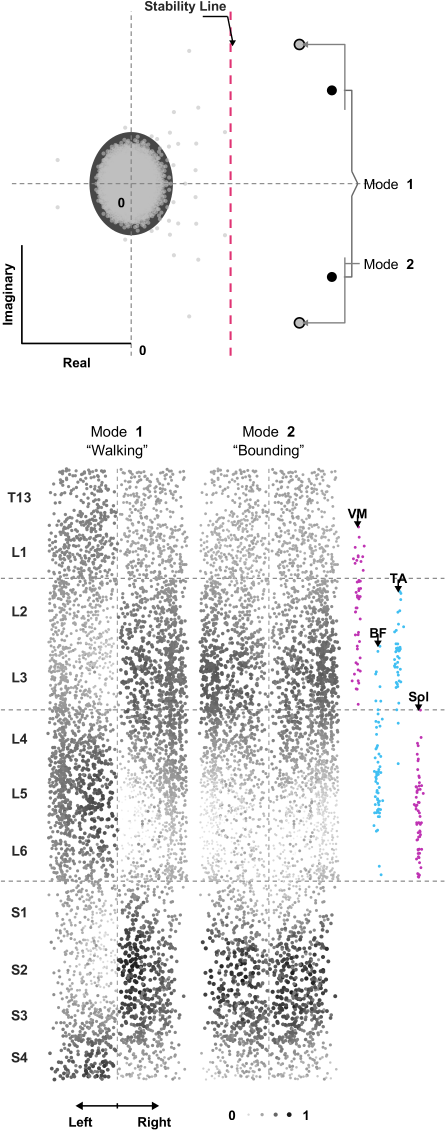
#> input picture komi_full_reproduction/figures/subpanels_fig3/fig3b_eigenspectrum_and_modes.png, 1336 x 3390 px (shown at 1/3 size)
$ python build_figure3_composite.py
#> lines starting #> are read from the running program, lines starting #| are printed output that depends on the picture
#!/usr/bin/env python3
"""
build_figure3_composite.py
Assembles Figure 3 of Komi et al. (Nature Communications, 2026):
  Panel B: Eigenspectrum in complex plane with stability line Re=1, Mode 1/2 markers,
           and longitudinal Mode 1 ("Walking") vs Mode 2 ("Bounding") spatial profiles
           with motoneuron pools VM, BF, TA, Sol beside Mode 2.
  Panel E: Spatiotemporal dynamics:
           - Segmental spatial-rate image across time (T13 to S4, min to max rate [a.u.])
           - VM, BF, TA, Sol EMG traces with alternating grey phase shading (Right)
           - Right L2 and Right L5 motor outputs
           - Left L2 motor output
           - 1s time scale bar
  Panel F: Polar representation of cycle phase relationships (iL2-iL5 black, iL2-cL2 cyan)
  Panel G: Restored neuronal phase distribution (polar histogram across rhythmic neurons, R = 400)
           Labeled: METHODS-BASED RECONSTRUCTION — EXACT PHASE SUBSET UNAVAILABLE
  Panel H: Low-dimensional rotational dynamics in PC1-PC3 space (author pipeline single-loop limit cycle)

Non-published custom panels (3A connectivity matrix, 3C global input, 3D activation function)
are excluded from this reproduction composite per published panel inventory.
Canvas layout matches published Figure 3 proportions (2400 x 1940 at 300 DPI).
"""

import os
import sys
from PIL import Image, ImageDraw, ImageFont

def build_composite():
    script_dir = os.path.dirname(os.path.abspath(__file__))
    root_dir = os.path.abspath(os.path.join(script_dir, '..'))
    sub_dir = os.path.join(root_dir, 'figures', 'subpanels_fig3')
    out_dir = os.path.join(root_dir, 'figures', 'main_figures')
    os.makedirs(out_dir, exist_ok=True)

    final_path = os.path.join(out_dir, 'Figure3.png')

    # Canvas dimensions: 2400 x 1940 at 300 DPI
    cw, ch = 2400, 1940
    canvas = Image.new('RGB', (cw, ch), (255, 255, 255))
#> canvas: PIL image 2400x1940 RGB; every value is 255
    draw = ImageDraw.Draw(canvas)

    # Fonts
    try:
        font_panel = ImageFont.truetype("arialbd.ttf", 52)
        font_sub = ImageFont.truetype("arialbd.ttf", 26)
        font_text = ImageFont.truetype("arial.ttf", 24)
    except Exception:
        font_panel = ImageFont.load_default()
        font_sub = font_panel
        font_text = font_panel

    def draw_panel_label(x, y, label):
        draw.text((x, y), label, fill=(0, 0, 0), font=font_panel)

    # =========================================================================
    # 1. Left column: Panel B (Eigenspectrum & Spatial Modes)
    # =========================================================================
    # Panel B spans the full left column: x: 50 to 790, y: 70 to 1890
    p3b_file = os.path.join(sub_dir, 'fig3b_eigenspectrum_and_modes.png')
    if os.path.exists(p3b_file):
        im3b = Image.open(p3b_file)
#> im3b is the input picture: PIL image 1336x3390 RGB; mean R, G, B 237.3, 237.1, 237.4
        w3b, h3b = 740, 1820
        im3b_resized = im3b.resize((w3b, h3b), Image.Resampling.LANCZOS)
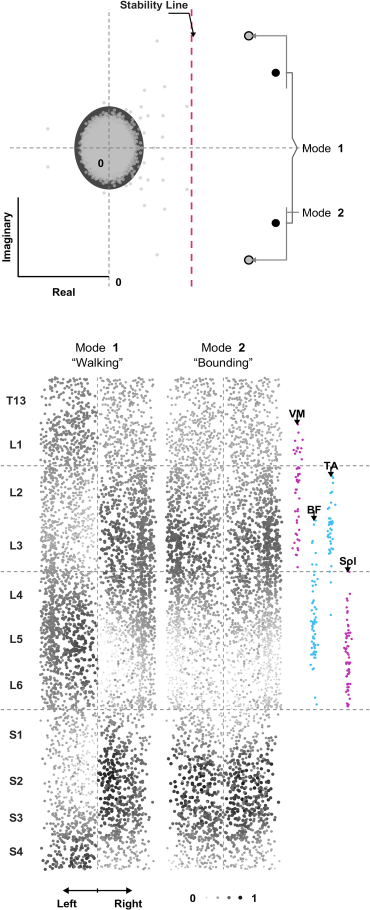
#> im3b_resized: PIL image 740x1820 RGB (shown at 1/2 size); mean R, G, B 237, 236.8, 237.1
        canvas.paste(im3b_resized, (50, 70))
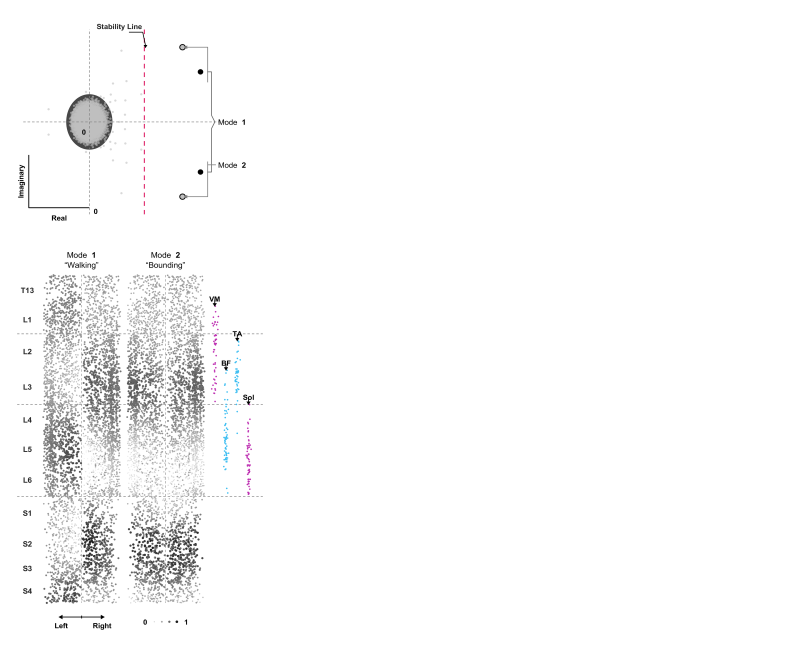
#> canvas: PIL image 2400x1940 RGB (shown at 1/3 size); mean R, G, B 249.8, 249.7, 249.8
        draw_panel_label(25, 30, "B")

    # =========================================================================
    # 2. Right side - Top row: Panel E (Spatiotemporal dynamics)
    # =========================================================================
    # Panel E spans: x: 840 to 2360 (width 1520), y: 70 to 1230 (height 1160)
    p3e_file = os.path.join(sub_dir, 'fig3e_spatiotemporal_dynamics.png')
    if os.path.exists(p3e_file):
        im3e = Image.open(p3e_file)
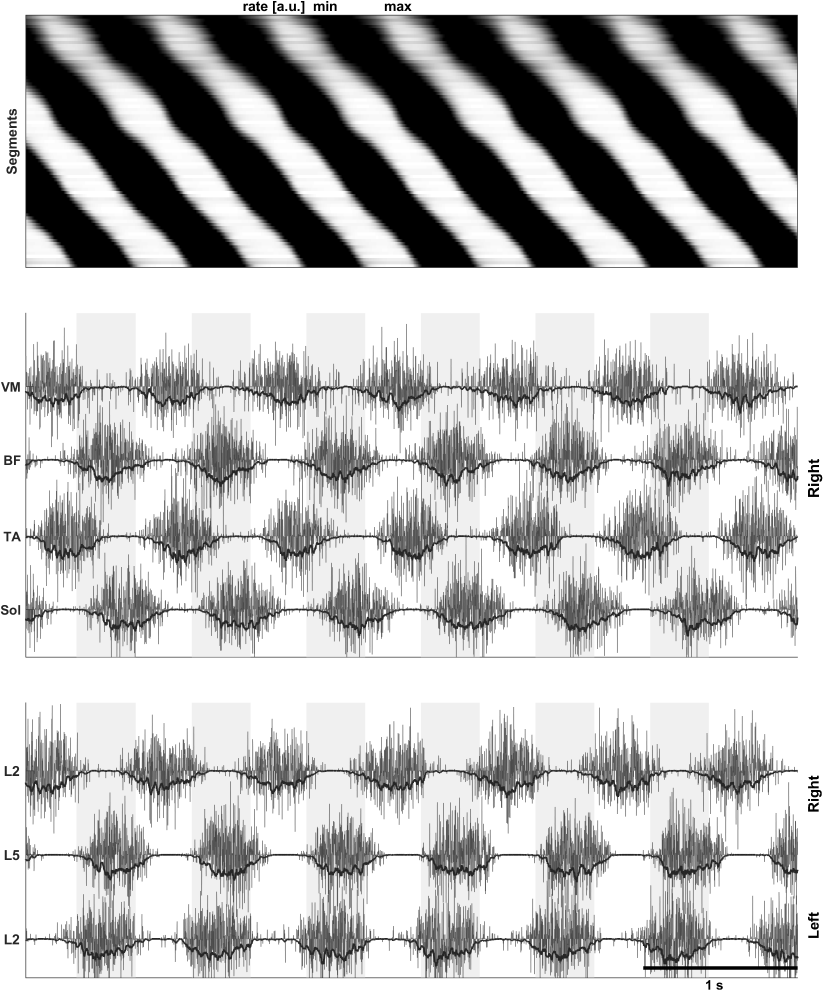
#> input picture komi_full_reproduction/figures/subpanels_fig3/fig3e_spatiotemporal_dynamics.png, 2469 x 2971 px (shown at 1/3 size)
#> im3e is the input picture: PIL image 2469x2971 RGB; min 0, max 255, mean 187.4
        w3e, h3e = 1520, 1160
        im3e_resized = im3e.resize((w3e, h3e), Image.Resampling.LANCZOS)
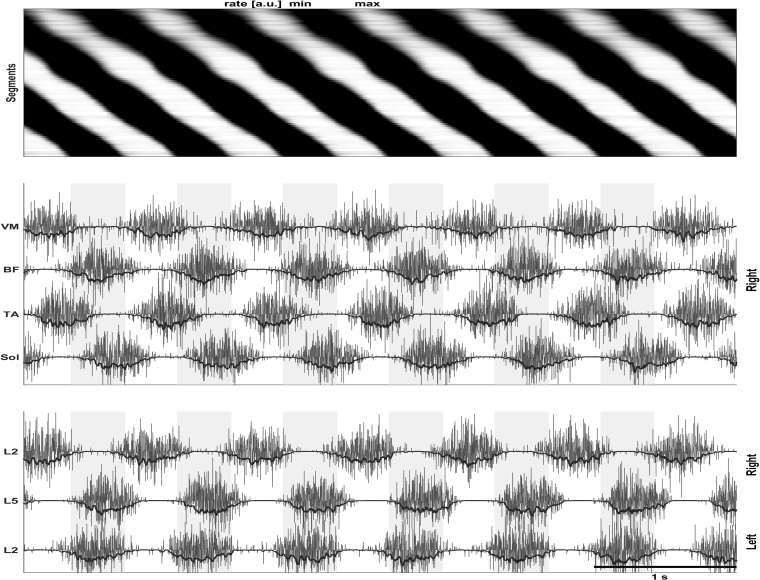
#> im3e_resized: PIL image 1520x1160 RGB (shown at 1/2 size); min 0, max 255, mean 187.2
        canvas.paste(im3e_resized, (840, 70))
        draw_panel_label(815, 30, "E")

    # =========================================================================
    # 3. Right side - Bottom row: Panels F, G, H
    # =========================================================================
    # y: 1270 to 1890 (height 620). 3 panels with width 480 and 40px gaps
    y_bot = 1270
    h_bot = 620

    # Panel F: Polar phase plot (x: 840 to 1320)
    p3f_file = os.path.join(sub_dir, 'fig3f_polar_phase.png')
    if os.path.exists(p3f_file):
        im3f = Image.open(p3f_file)
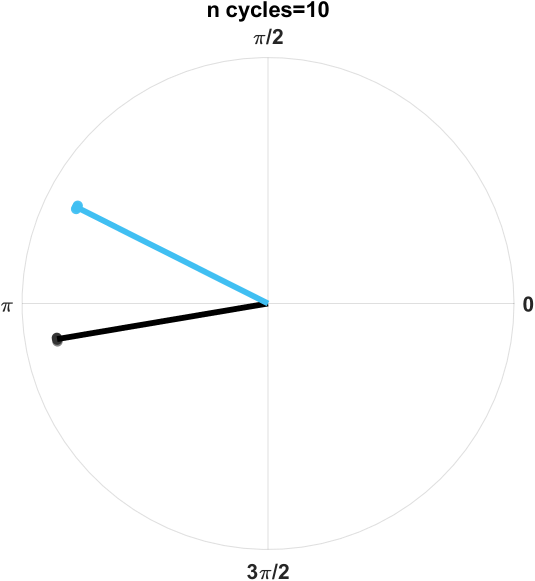
#> input picture komi_full_reproduction/figures/subpanels_fig3/fig3f_polar_phase.png, 1069 x 1161 px (shown at 1/2 size)
#> im3f is the input picture: PIL image 1069x1161 RGB; mean R, G, B 251.9, 252.5, 252.7
        w3f, h3f = 480, 520
        im3f_resized = im3f.resize((w3f, h3f), Image.Resampling.LANCZOS)
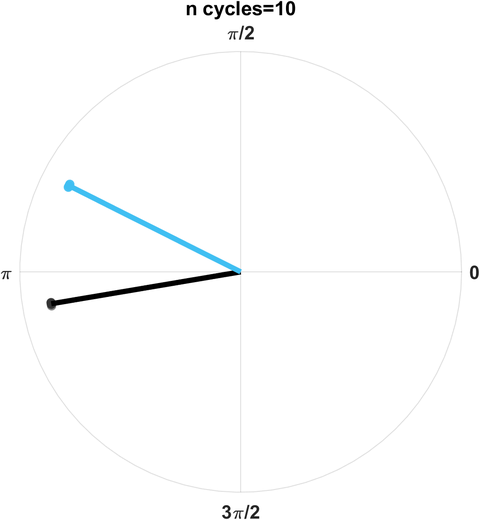
#> im3f_resized: PIL image 480x520 RGB; mean R, G, B 251.8, 252.4, 252.6
        canvas.paste(im3f_resized, (840, y_bot))
        draw_panel_label(815, y_bot - 30, "F")

        # Legend below Panel F matching published paper
        draw.ellipse([(1080, y_bot + 530), (1098, y_bot + 548)], fill=(40, 40, 40))
        draw.text((1108, y_bot + 527), "iL2-iL5", fill=(0, 0, 0), font=font_sub)
        draw.ellipse([(1080, y_bot + 565), (1098, y_bot + 583)], fill=(64, 192, 242))
        draw.text((1108, y_bot + 562), "iL2-cL2", fill=(0, 0, 0), font=font_sub)

    # Panel G: Neuronal phase histogram (x: 1360 to 1840)
    p3g_file = os.path.join(sub_dir, 'fig3g_neuronal_phase_hist.png')
    if os.path.exists(p3g_file):
        im3g = Image.open(p3g_file)
        w3g, h3g = 480, 600
        im3g_resized = im3g.resize((w3g, h3g), Image.Resampling.LANCZOS)
        canvas.paste(im3g_resized, (1360, y_bot))
        draw_panel_label(1335, y_bot - 30, "G")

    # Panel H: PCA rotational dynamics (x: 1880 to 2360)
    p3h_file = os.path.join(sub_dir, 'fig3h_pca_limit_cycle.png')
    if os.path.exists(p3h_file):
        im3h = Image.open(p3h_file)
        w3h, h3h = 480, 580
        im3h_resized = im3h.resize((w3h, h3h), Image.Resampling.LANCZOS)
        canvas.paste(im3h_resized, (1880, y_bot + 10))
        draw_panel_label(1855, y_bot - 30, "H")

    canvas.save(final_path, "PNG", dpi=(300, 300))
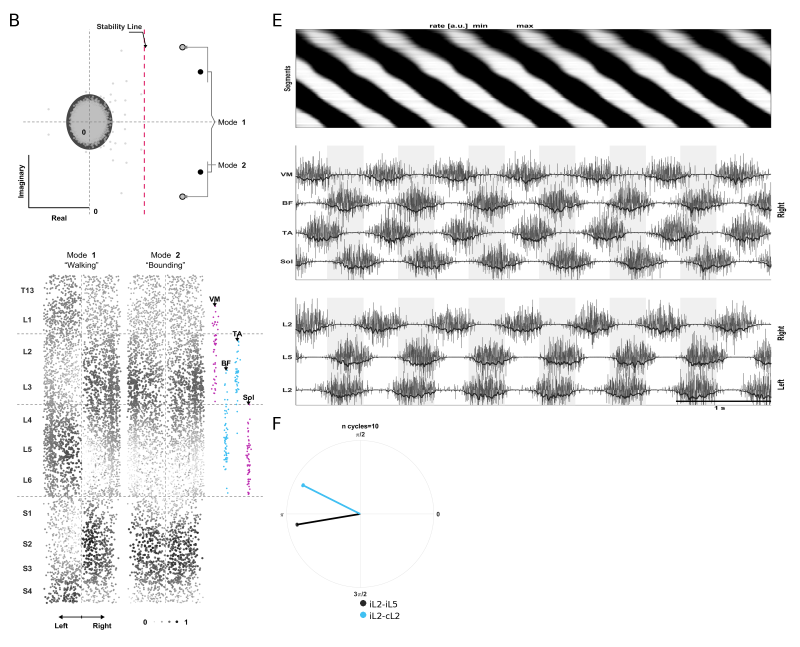
#> saved as Figure3.png: PIL image 2400x1940 RGB (shown at 1/3 size); mean R, G, B 223.8, 223.8, 223.9
    print(f"Generated Figure 3 composite: {final_path}")
    return final_path

if __name__ == '__main__':
    build_composite()
